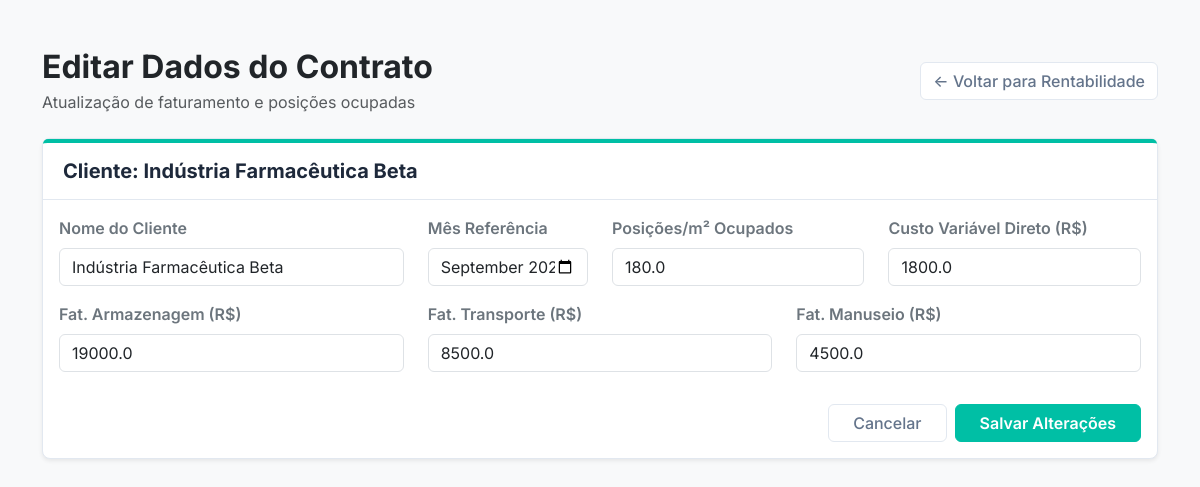
Before: /editar_cliente/1 (signed in) with the older database file.
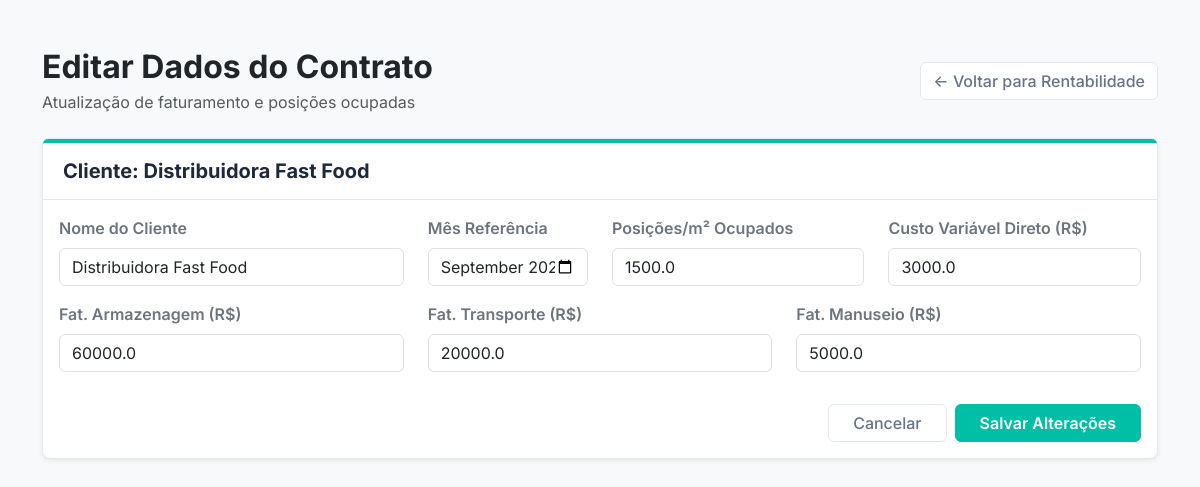
After: the same page with the newer database file.
### app.py (models this page shows, shortened)
class OperacaoCliente(db.Model):
    id = db.Column(db.Integer, primary_key=True)
    cd_id = db.Column(db.Integer, db.ForeignKey('centro_distribuicao.id'), nullable=False)
    mes_referencia = db.Column(db.String(7), nullable=False, default="2026-09") # Garantindo a existência da coluna
    cliente_nome = db.Column(db.String(100), nullable=False)
    paletes_ocupados = db.Column(db.Float, nullable=False)
    fat_armazenagem = db.Column(db.Float, default=0.0)
    fat_transporte = db.Column(db.Float, default=0.0)
    fat_manuseio = db.Column(db.Float, default=0.0)
    custo_variavel = db.Column(db.Float, nullable=False)

### app.py (the view, shortened to what this page needs)
@app.route('/editar_cliente/<int:cliente_id>', methods=['GET', 'POST'])
@login_required
def editar_cliente(cliente_id):
    cliente_atual = OperacaoCliente.query.get_or_404(cliente_id)
    return render_template('editar_cliente.html', cliente=cliente_atual)

### auth.py (called while the page is built, shortened)
def inicializar_auth(app, db, login_manager):
    global UsuarioModel
    class Usuario(UserMixin, db.Model):
        __tablename__ = 'usuario'
        id = db.Column(db.Integer, primary_key=True)
        email = db.Column(db.String(120), unique=True, nullable=False)
        nome = db.Column(db.String(100), nullable=False)
        senha_hash = db.Column(db.String(256), nullable=False)
    UsuarioModel = Usuario
    @login_manager.user_loader
    def carregar_usuario(user_id):
        return UsuarioModel.query.get(int(user_id))
    return UsuarioModel

### templates/editar_cliente.html (shortened to what the changed rows need)
<!DOCTYPE html>
<html lang="pt-br">
  <head>
    <link
      href="https://cdn.jsdelivr.net/npm/bootstrap@5.3.0/dist/css/bootstrap.min.css"
      rel="stylesheet"
    />
    <link
      rel="stylesheet"
      href="{{ url_for('static', filename='css/style.css') }}"
    />
  </head>
  <body class="bg-light">
    <div class="container mt-5 mb-5">
      <div class="d-flex justify-content-between align-items-center mb-4">
        <div>
          <h2 class="fw-bold text-dark mb-1">Editar Dados do Contrato</h2>
        </div>
      </div>
      <div class="card shadow-sm">
        <div class="card-header card-header-clean">
          <h5>Cliente: {{ cliente.cliente_nome }}</h5>
        </div>
        <div class="card-body">
          <form method="POST">
            <div class="row">
              <div class="col-md-4 mb-3">
                <label class="form-label fw-semibold text-secondary"
                  >Nome do Cliente</label
                >
                <input
                  type="text"
                  class="form-control"
                  name="nome_cliente"
                  value="{{ cliente.cliente_nome }}"
                  required
                />
              </div>
              <div class="col-md-2 mb-3">
                <label class="form-label fw-semibold text-secondary"
                  >Mês Referência</label
                >
                <input
                  type="month"
                  class="form-control"
                  name="mes_ref"
                  value="{{ cliente.mes_referencia }}"
                  required
                />
              </div>
              <div class="col-md-3 mb-3">
                <label class="form-label fw-semibold text-secondary"
                  >Posições/m² Ocupados</label
                >
                <input
                  type="number"
                  step="0.1"
                  class="form-control"
                  name="paletes_ocupados"
                  value="{{ cliente.paletes_ocupados }}"
                  required
                />
              </div>
              <div class="col-md-3 mb-3">
                <label class="form-label fw-semibold text-secondary"
                  >Custo Variável Direto (R$)</label
                >
                <input
                  type="number"
                  step="0.01"
                  class="form-control"
                  name="custo_variavel"
                  value="{{ cliente.custo_variavel }}"
                  required
                />
              </div>
            </div>
            <div class="row">
              <div class="col-md-4 mb-3">
                <label class="form-label fw-semibold text-secondary"
                  >Fat. Armazenagem (R$)</label
                >
                <input
                  type="number"
                  step="0.01"
                  class="form-control"
                  name="fat_armazenagem"
                  value="{{ cliente.fat_armazenagem }}"
                  required
                />
              </div>
              <div class="col-md-4 mb-3">
                <label class="form-label fw-semibold text-secondary"
                  >Fat. Transporte (R$)</label
                >
                <input
                  type="number"
                  step="0.01"
                  class="form-control"
                  name="fat_transporte"
                  value="{{ cliente.fat_transporte }}"
                  required
                />
              </div>
              <div class="col-md-4 mb-3">
                <label class="form-label fw-semibold text-secondary"
                  >Fat. Manuseio (R$)</label
                >
                <input
                  type="number"
                  step="0.01"
                  class="form-control"
                  name="fat_manuseio"
                  value="{{ cliente.fat_manuseio }}"
                  required
                />
              </div>
            </div>
          </form>
        </div>
      </div>
    </div>
  </body>
</html>

Changed rows visible on the page:
changed OperacaoCliente: cliente_nome "Indústria Farmacêutica Beta" → "Distribuidora Fast Food"; nome_cliente "Indústria Farmacêutica Beta" → "Distribuidora Fast Food"; paletes_ocupados "180.0" → "1500.0"; custo_variavel "1800.0" → "3000.0"; fat_armazenagem "19000.0" → "60000.0"; fat_transporte "8500.0" → "20000.0"; fat_manuseio "4500.0" → "5000.0"
